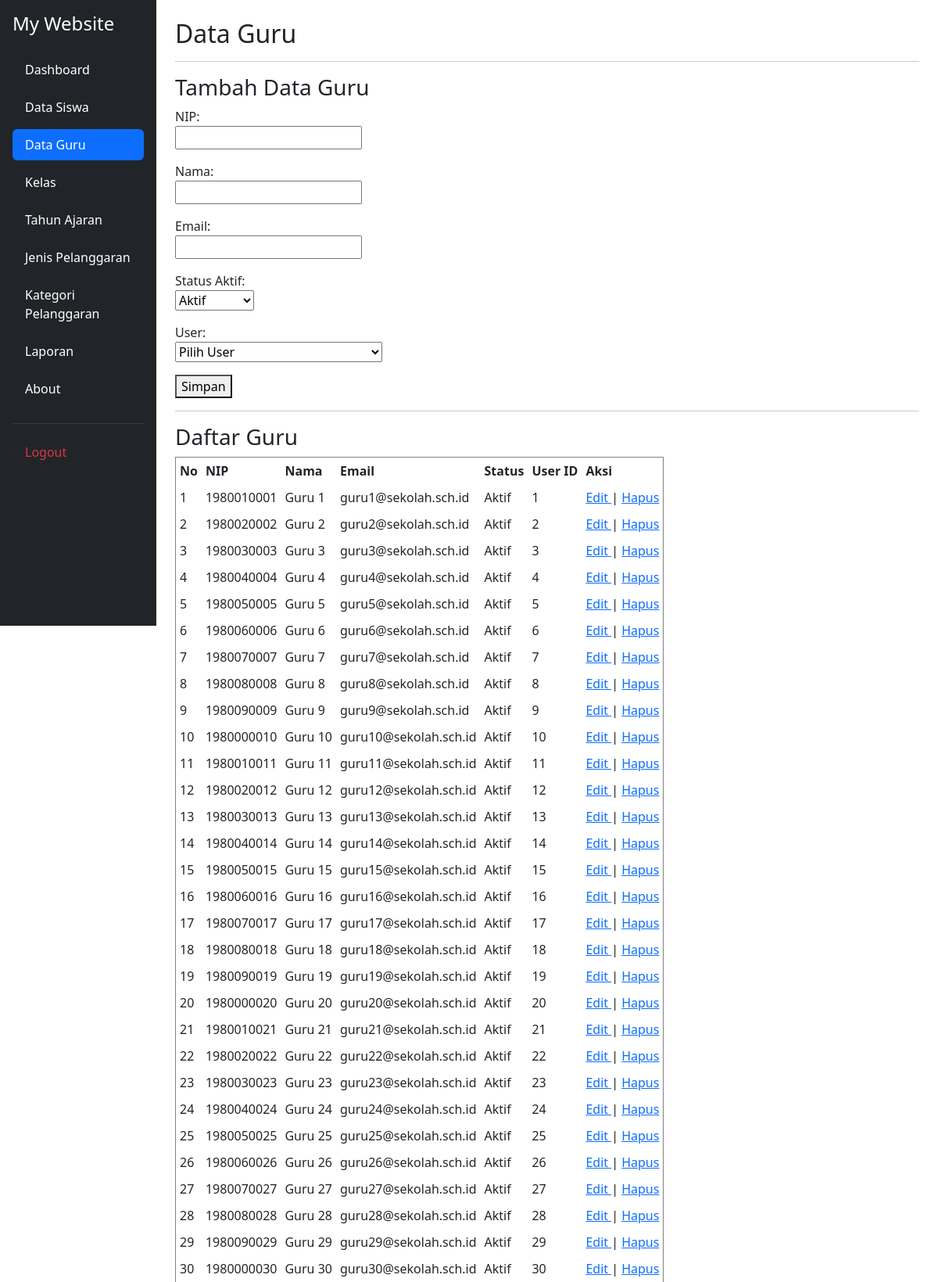
/data_guru.php (signed in, upper part), run on the app's committed database.
### tables this page shows
CREATE TABLE `t_guru` (
  `id` int(11) NOT NULL,
  `nip` varchar(30) NOT NULL,
  `nama` varchar(150) NOT NULL,
  `email` varchar(150) NOT NULL,
  `status_aktif` tinyint(1) NOT NULL,
  `user_id` int(11) NOT NULL,
  `created_at` timestamp NOT NULL DEFAULT current_timestamp(),
  `updated_at` timestamp NOT NULL DEFAULT current_timestamp()
);

### data_guru.php (the view, shortened to what this page needs)
<?php
include 'config/koneksi.php';
$halaman = 'guru';
$data_edit = null;
$data_user = mysqli_query(
    $koneksi,
    "SELECT id, name, email FROM t_users ORDER BY id ASC"
);
$data_guru = mysqli_query(
    $koneksi,
    "SELECT * FROM t_guru ORDER BY id ASC"
);
?>
<!DOCTYPE html>
<html lang="id">
<head>
    <link href="https://cdn.jsdelivr.net/npm/bootstrap@5.3.3/dist/css/bootstrap.min.css" rel="stylesheet">
</head>
<body>
<div class="container-fluid">
    <div class="row">
        <?php include 'includes/sidebar.php'; ?>
<main class="col-md-9 col-lg-10 p-4 ms-md-auto">
            <h2>Data Guru</h2>
            <hr>
            <?php if ($data_edit) { ?>
                <h3>Edit Data Guru</h3>
                <form method="POST">
                    <input
                        type="hidden"
                        name="id"
                        value="<?php echo $data_edit['id']; ?>"
                    >
                    <p>
                        NIP:
                        <br>
                        <input
                            type="text"
                            name="nip"
                            value="<?php echo $data_edit['nip']; ?>"
                            required
                        >
                    </p>
                    <p>
                        Nama:
                        <br>
                        <input
                            type="text"
                            name="nama"
                            value="<?php echo $data_edit['nama']; ?>"
                            required
                        >
                    </p>
                    <p>
                        Email:
                        <br>
                        <input
                            type="email"
                            name="email"
                            value="<?php echo $data_edit['email']; ?>"
                            required
                        >
                    </p>
                    <p>
                        Status Aktif:
                        <br>
                        <select name="status_aktif" required>
                            <option value="1"
                                <?php if ($data_edit['status_aktif'] == 1) echo 'selected'; ?>>
                                Aktif
                            </option>
                            <option value="0"
                                <?php if ($data_edit['status_aktif'] == 0) echo 'selected'; ?>>
                                Tidak Aktif
                            </option>
                        </select>
                    </p>
                    <p>
                        User:
                        <br>
                        <select name="user_id" required>
                            <?php while ($user = mysqli_fetch_assoc($data_user)) { ?>
                                <option
                                    value="<?php echo $user['id']; ?>"
                                    <?php if ($data_edit['user_id'] == $user['id']) echo 'selected'; ?>
                                >
                                    <?php echo $user['name']; ?>
                                    -
                                    <?php echo $user['email']; ?>
                                </option>
                            <?php } ?>
                        </select>
                    </p>
                    <button type="submit" name="edit">
                        Update
                    </button>
                    <a href="data_guru.php">
                        Batal
                    </a>
                </form>
            <?php } else { ?>
                <h3>Tambah Data Guru</h3>
                <form method="POST">
                    <p>
                        NIP:
                        <br>
                        <input
                            type="text"
                            name="nip"
                            required
                        >
                    </p>
                    <p>
                        Nama:
                        <br>
                        <input
                            type="text"
                            name="nama"
                            required
                        >
                    </p>
                    <p>
                        Email:
                        <br>
                        <input
                            type="email"
                            name="email"
                            required
                        >
                    </p>
                    <p>
                        Status Aktif:
                        <br>
                        <select name="status_aktif" required>
                            <option value="1">
                                Aktif
                            </option>
                        </select>
                    </p>
                    <p>
                        User:
                        <br>
                        <select name="user_id" required>
                            <option value="">
                                Pilih User
                            </option>
                        </select>
                    </p>
                    <button type="submit" name="tambah">
                        Simpan
                    </button>
                </form>
            <?php } ?>
            <hr>
            <h3>Daftar Guru</h3>
            <table border="1" cellpadding="5">
                <tr>
                    <th>No</th>
                    <th>NIP</th>
                    <th>Nama</th>
                    <th>Email</th>
                    <th>Status</th>
                    <th>User ID</th>
                    <th>Aksi</th>
                </tr>
                <?php
                $no = 1;
                while ($guru = mysqli_fetch_assoc($data_guru)) {
                ?>
                <tr>
                    <td>
                        <?php echo $no++; ?>
                    </td>
                    <td>
                        <?php echo $guru['nip']; ?>
                    </td>
                    <td>
                        <?php echo $guru['nama']; ?>
                    </td>
                    <td>
                        <?php echo $guru['email']; ?>
                    </td>
                    <td>
                        <?php
                        if ($guru['status_aktif'] == 1) {
                            echo "Aktif";
                        } else {
                            echo "Tidak Aktif";
                        }
                        ?>
                    </td>
                    <td>
                        <?php echo $guru['user_id']; ?>
                    </td>
                    <td>
                        <a href="data_guru.php?edit=<?php echo $guru['id']; ?>">
                            Edit
                        </a>
                        |
                        <a href="data_guru.php?hapus=<?php echo $guru['id']; ?>">
                            Hapus
                        </a>
                    </td>
                </tr>
                <?php } ?>
            </table>
        </main>
    </div>
</div>
</body>
</html>

### includes/sidebar.php (shortened to what this page needs)
<div class="col-md-3 col-lg-2 bg-dark min-vh-100 p-3 position-fixed top-0 start-0 overflow-auto"
     style="height: 100vh;">
    <h4 class="text-white mb-4">
        My Website
    </h4>
    <?php if ($_SESSION['role'] == 'admin') { ?>
    <ul class="nav nav-pills flex-column">
        <li class="nav-item mb-2">
            <a href="dashboard.php"
               class="nav-link <?php echo ($halaman == 'dashboard') ? 'active' : 'text-white'; ?>">
                Dashboard
            </a>
        </li>
        <li class="nav-item mb-2">
            <a href="data_siswa.php"
               class="nav-link <?php echo ($halaman == 'siswa') ? 'active' : 'text-white'; ?>">
                Data Siswa
            </a>
        </li>
        <li class="nav-item mb-2">
            <a href="data_guru.php"
               class="nav-link <?php echo ($halaman == 'guru') ? 'active' : 'text-white'; ?>">
                Data Guru
            </a>
        </li>
        <li class="nav-item mb-2">
            <a href="kelas.php"
               class="nav-link <?php echo ($halaman == 'kelas') ? 'active' : 'text-white'; ?>">
                Kelas
            </a>
        </li>
<li class="nav-item mb-2">
    <a href="tahun_ajaran.php"
       class="nav-link <?php echo ($halaman == 'tahun_ajaran') ? 'active' : 'text-white'; ?>">
        Tahun Ajaran
    </a>
</li>
      <li class="nav-item mb-2">
             <a href="jenis_pelanggaran.php"
             class="nav-link <?php echo ($halaman == 'jenis_pelanggaran') ? 'active' : 'text-white'; ?>">
                 Jenis Pelanggaran
            </a>
            </li>
<li class="nav-item mb-2">
    <a href="kategori_pelanggaran.php"
       class="nav-link <?php echo ($halaman == 'kategori_pelanggaran') ? 'active' : 'text-white'; ?>">
        Kategori Pelanggaran
    </a>
</li>
        <li class="nav-item mb-2">
            <a href="laporan.php"
               class="nav-link <?php echo ($halaman == 'laporan') ? 'active' : 'text-white'; ?>">
                Laporan
            </a>
        </li>
        <li class="nav-item mb-2">
            <a href="about.php"
               class="nav-link <?php echo ($halaman == 'about') ? 'active' : 'text-white'; ?>">
                About
            </a>
        </li>
        <hr class="text-secondary">
        <li class="nav-item">
            <a href="logout.php" class="nav-link text-danger">
                Logout
            </a>
        </li>
    </ul>
    <?php } ?>
</div>

### data_guru.php (style rules this page uses)
.nav-link { transition: all 0.3s ease; }

### data on the page
t_guru: nip "1980010001", nama "Guru 1", email "guru1@sekolah.sch.id", status_aktif "Aktif", user "1"
t_guru: nip "1980020002", nama "Guru 2", email "guru2@sekolah.sch.id", status_aktif "Aktif", user "2"
t_guru: nip "1980030003", nama "Guru 3", email "guru3@sekolah.sch.id", status_aktif "Aktif", user "3"
t_guru: nip "1980040004", nama "Guru 4", email "guru4@sekolah.sch.id", status_aktif "Aktif", user "4"
t_guru: nip "1980050005", nama "Guru 5", email "guru5@sekolah.sch.id", status_aktif "Aktif", user "5"
t_guru: nip "1980060006", nama "Guru 6", email "guru6@sekolah.sch.id", status_aktif "Aktif", user "6"
t_guru: nip "1980070007", nama "Guru 7", email "guru7@sekolah.sch.id", status_aktif "Aktif", user "7"
t_guru: nip "1980080008", nama "Guru 8", email "guru8@sekolah.sch.id", status_aktif "Aktif", user "8"
t_guru: nip "1980090009", nama "Guru 9", email "guru9@sekolah.sch.id", status_aktif "Aktif", user "9"
t_guru: nip "1980000010", nama "Guru 10", email "guru10@sekolah.sch.id", status_aktif "Aktif", user "10"
t_guru: nip "1980010011", nama "Guru 11", email "guru11@sekolah.sch.id", status_aktif "Aktif", user "11"
t_guru: nip "1980020012", nama "Guru 12", email "guru12@sekolah.sch.id", status_aktif "Aktif", user "12"
t_guru: nip "1980030013", nama "Guru 13", email "guru13@sekolah.sch.id", status_aktif "Aktif", user "13"
t_guru: nip "1980040014", nama "Guru 14", email "guru14@sekolah.sch.id", status_aktif "Aktif", user "14"
t_guru: nip "1980050015", nama "Guru 15", email "guru15@sekolah.sch.id", status_aktif "Aktif", user "15"
t_guru: nip "1980060016", nama "Guru 16", email "guru16@sekolah.sch.id", status_aktif "Aktif", user "16"
t_guru: nip "1980070017", nama "Guru 17", email "guru17@sekolah.sch.id", status_aktif "Aktif", user "17"
t_guru: nip "1980080018", nama "Guru 18", email "guru18@sekolah.sch.id", status_aktif "Aktif", user "18"
t_guru: nip "1980090019", nama "Guru 19", email "guru19@sekolah.sch.id", status_aktif "Aktif", user "19"
t_guru: nip "1980000020", nama "Guru 20", email "guru20@sekolah.sch.id", status_aktif "Aktif", user "20"
t_guru: nip "1980010021", nama "Guru 21", email "guru21@sekolah.sch.id", status_aktif "Aktif", user "21"
t_guru: nip "1980020022", nama "Guru 22", email "guru22@sekolah.sch.id", status_aktif "Aktif", user "22"
t_guru: nip "1980030023", nama "Guru 23", email "guru23@sekolah.sch.id", status_aktif "Aktif", user "23"
t_guru: nip "1980040024", nama "Guru 24", email "guru24@sekolah.sch.id", status_aktif "Aktif", user "24"
t_guru: nip "1980050025", nama "Guru 25", email "guru25@sekolah.sch.id", status_aktif "Aktif", user "25"
t_guru: nip "1980060026", nama "Guru 26", email "guru26@sekolah.sch.id", status_aktif "Aktif", user "26"
t_guru: nip "1980070027", nama "Guru 27", email "guru27@sekolah.sch.id", status_aktif "Aktif", user "27"
t_guru: nip "1980080028", nama "Guru 28", email "guru28@sekolah.sch.id", status_aktif "Aktif", user "28"
t_guru: nip "1980090029", nama "Guru 29", email "guru29@sekolah.sch.id", status_aktif "Aktif", user "29"
t_guru: nip "1980000030", nama "Guru 30", email "guru30@sekolah.sch.id", status_aktif "Aktif", user "30"
